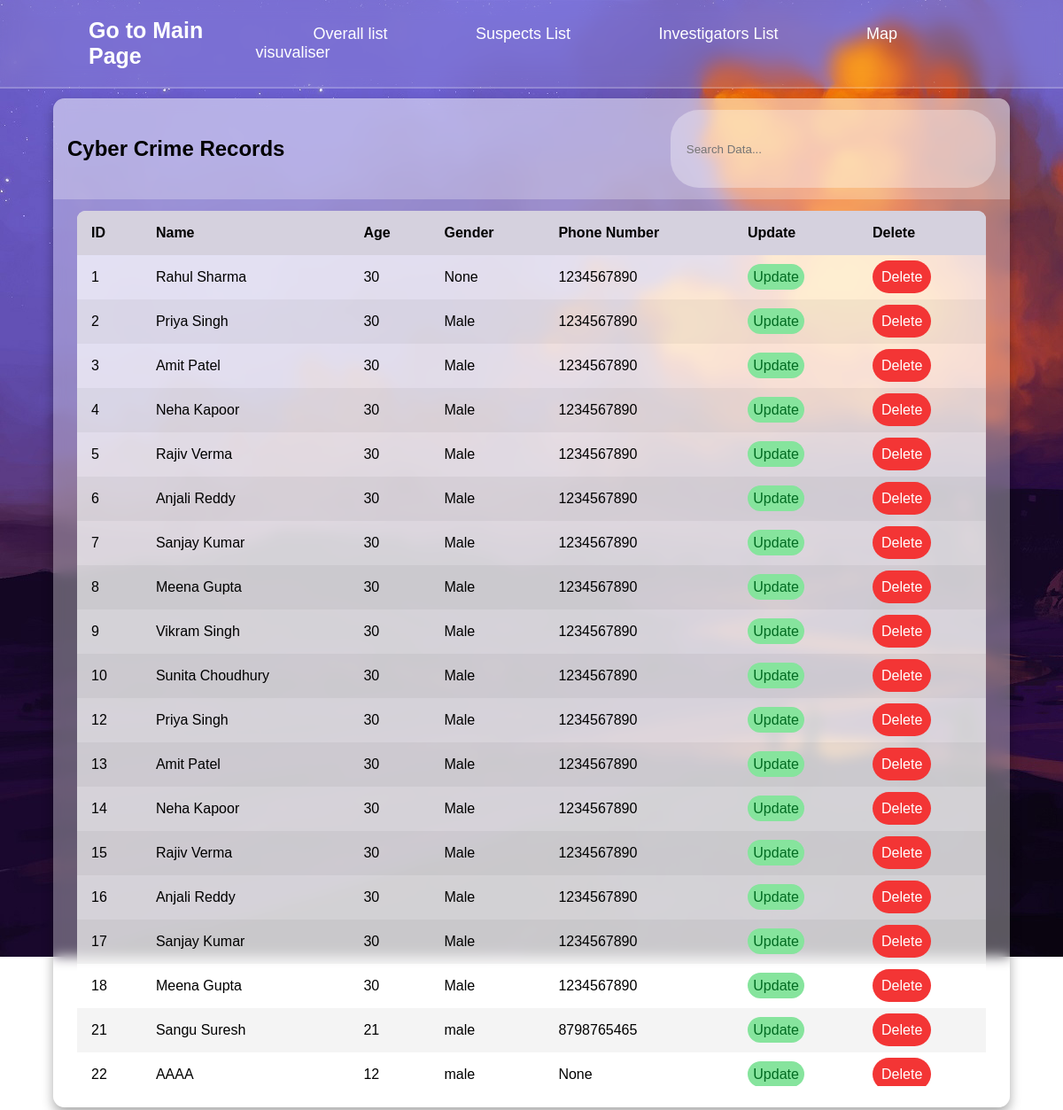
The app's page /records/listvictims/ (signed in) with its own data.
### MainTableInput/models.py (models this page shows, shortened)
class Victim(models.Model):
    victim_name = models.CharField(max_length=255)
    age = models.IntegerField(null=True, blank=True)
    GENDER_CHOICES = [
        ('male', 'Male'),
        ('female', 'Female'),
    ]
    gender = models.CharField(max_length=10, choices=GENDER_CHOICES, null=True, blank=True)
    contact_info = models.CharField(max_length=255, null=True, blank=True)

### MainTableInput/views.py (the view)
# urls.py: path('listvictims/',VictimListView.as_view() , name = 'list-victims'),
class VictimListView(LoginRequiredMixin, ListView):
    model = Victim
    template_name = "MainTableInput/ListVictims.html"
    context_object_name = "records"

### MainTableInput/templates/MainTableInput/ListVictims.html (shortened to what this page needs)
{% load static %}
<!DOCTYPE html>
<html lang="en" title="Coding design">
<head>
    <link rel="stylesheet" type="text/css" href="{% static 'MainTableInput/Listing_style.css' %}">
</head>
<body>
    <header class="header">
        <a href = {% url 'blog-home'%} class="logo">Go to Main Page</a>
        <nav class="navbar">
            <a href="{% url 'list-cybercrime' %}">Overall list</a>
            <a href="{% url 'list-suspects' %}">Suspects List</a>
            <a href="{% url 'list-investigators' %}">Investigators List</a>
            <a href="{% url 'visualise-cybercrime' %}">Map visuvaliser</a>
        </nav>
    </header>
    <main class="table">
        <section class="table__header">
            <h1>Cyber Crime Records</h1>
            <div class="input-group">
                <input type="search" placeholder="Search Data...">
            </div>
        </section>
        <section class="table__body">
            <table>
                <thead>
                    <tr>
                        <th> ID </th>
                        <th> Name </th>
                        <th> Age </th>
                        <th> Gender </th>
                        <th> Phone Number </th>
                        <th> Update </th>
                        <th> Delete </th>
                    </tr>
                </thead>
                <tbody>
                    {% for obj in records %}
                    <tr>
                        <td> {{ obj.id }} </td>
                        <td> {{ obj.victim_name }} </td>
                        <td> {{ obj.age }} </td>
                        <td> {{ obj.gender }} </td>
                        <td> {{ obj.contact_info }} </td>
                        <td>
                                <a href="{% url "update-victims" obj.id %}" class="update">Update</a>
                        </td>
                        <td>
                            <a href="{% url "delete-victims" obj.id %}" class="delete">Delete</a>
                        </td>
                    </tr>
                    {% endfor %}
                </tbody>
            </table>
        </section>
    </main>
</body>
</html>

### MainTableInput/static/MainTableInput/Listing_style.css (style rules this page uses)
* { margin: 0; padding: 0; box-sizing: border-box; font-family: sans-serif; }
body { min-height: 100vh; background: url(html_table.jpg) no-repeat; display: flex; justify-content: center; align-items: center; }
.header { position: fixed; top: 0; left: 0; width: 100%; padding: 20px 100px; background: rgba(255, 255, 255, .1); display: flex; justify-content: space-between; align-items: center; backdrop-filter: blur(10px); border-bottom: 2px solid rgba(255, 255, 255, .2); }
.header::before { content: ''; position: absolute; top: 0; left: -100%; width: 100%; height: 100%; background: linear-gradient(90deg, transparent, rgba(255, 255, 255, .4), transparent); transition: .5s; }
.logo { color: #fff; font-size: 25px; text-decoration: none; font-weight: 600; cursor: default; }
.navbar a { padding: 30px; color: #fff; font-size: 18px; text-decoration: none; margin-left: 35px; transition: .3s; }
main.table { width: 90vw; height: 90vh; background-color: #fff5; margin-top: 6rem; backdrop-filter: blur(7px); box-shadow: 0 .4rem .8rem #0005; border-radius: .8rem; overflow: hidden; }
.table__header { width: 100%; height: 10%; background-color: #fff4; padding: .8rem 1rem; display: flex; justify-content: space-between; align-items: center; }
.table__header .input-group { width: 35%; height: 100%; background-color: #fff5; padding: 0 .8rem; border-radius: 2rem; display: flex; justify-content: center; align-items: center; transition: .2s; }
.table__header .input-group input { width: 100%; padding: 0 .5rem 0 .3rem; background-color: transparent; border: none; outline: none; }
.table__body { width: 95%; max-height: calc(89% - 1.6rem); background-color: #fffb; margin: .8rem auto; border-radius: .6rem; overflow: auto; overflow: overlay; }
table { width: 100%; }
table, th, td { border-collapse: collapse; padding: 1rem; text-align: left; }
thead th { position: sticky; top: 0; left: 0; background-color: #d5d1defe; cursor: pointer; text-transform: capitalize; }
tbody tr:nth-child(even) { background-color: #0000000b; }
tbody tr { --delay: .1s; transition: .5s ease-in-out var(--delay), background-color 0s; }
tbody tr td, tbody tr td p, tbody tr td img { transition: .2s ease-in-out; }
.update { padding: .4rem .4rem; text-decoration: none; border-radius: 2rem; text-align: center; transition: 200ms ease; margin-top: 10px; background-color: #86e49d; color: #006b21; }
.delete { padding: .4rem .4rem; text-decoration: none; border-radius: 2rem; text-align: center; transition: 200ms ease; padding: 10px; margin-top: 60px; background-color: #f33535; color: #fff; }

### records on screen
Victim: id "1", victim_name "Rahul Sharma", age "30", gender "None", contact_info "1234567890"
Victim: id "2", victim_name "Priya Singh", age "30", gender "Male", contact_info "1234567890"
Victim: id "3", victim_name "Amit Patel", age "30", gender "Male", contact_info "1234567890"
Victim: id "4", victim_name "Neha Kapoor", age "30", gender "Male", contact_info "1234567890"
Victim: id "5", victim_name "Rajiv Verma", age "30", gender "Male", contact_info "1234567890"
Victim: id "6", victim_name "Anjali Reddy", age "30", gender "Male", contact_info "1234567890"
Victim: id "7", victim_name "Sanjay Kumar", age "30", gender "Male", contact_info "1234567890"
Victim: id "8", victim_name "Meena Gupta", age "30", gender "Male", contact_info "1234567890"
Victim: id "9", victim_name "Vikram Singh", age "30", gender "Male", contact_info "1234567890"
Victim: id "10", victim_name "Sunita Choudhury", age "30", gender "Male", contact_info "1234567890"
Victim: id "12", victim_name "Priya Singh", age "30", gender "Male", contact_info "1234567890"
Victim: id "13", victim_name "Amit Patel", age "30", gender "Male", contact_info "1234567890"
Victim: id "14", victim_name "Neha Kapoor", age "30", gender "Male", contact_info "1234567890"
Victim: id "15", victim_name "Rajiv Verma", age "30", gender "Male", contact_info "1234567890"
Victim: id "16", victim_name "Anjali Reddy", age "30", gender "Male", contact_info "1234567890"
Victim: id "17", victim_name "Sanjay Kumar", age "30", gender "Male", contact_info "1234567890"
Victim: id "18", victim_name "Meena Gupta", age "30", gender "Male", contact_info "1234567890"
Victim: id "21", victim_name "Sangu Suresh", age "21", gender "male", contact_info "8798765465"
Victim: id "22", victim_name "AAAA", age "12", gender "male", contact_info "None"
